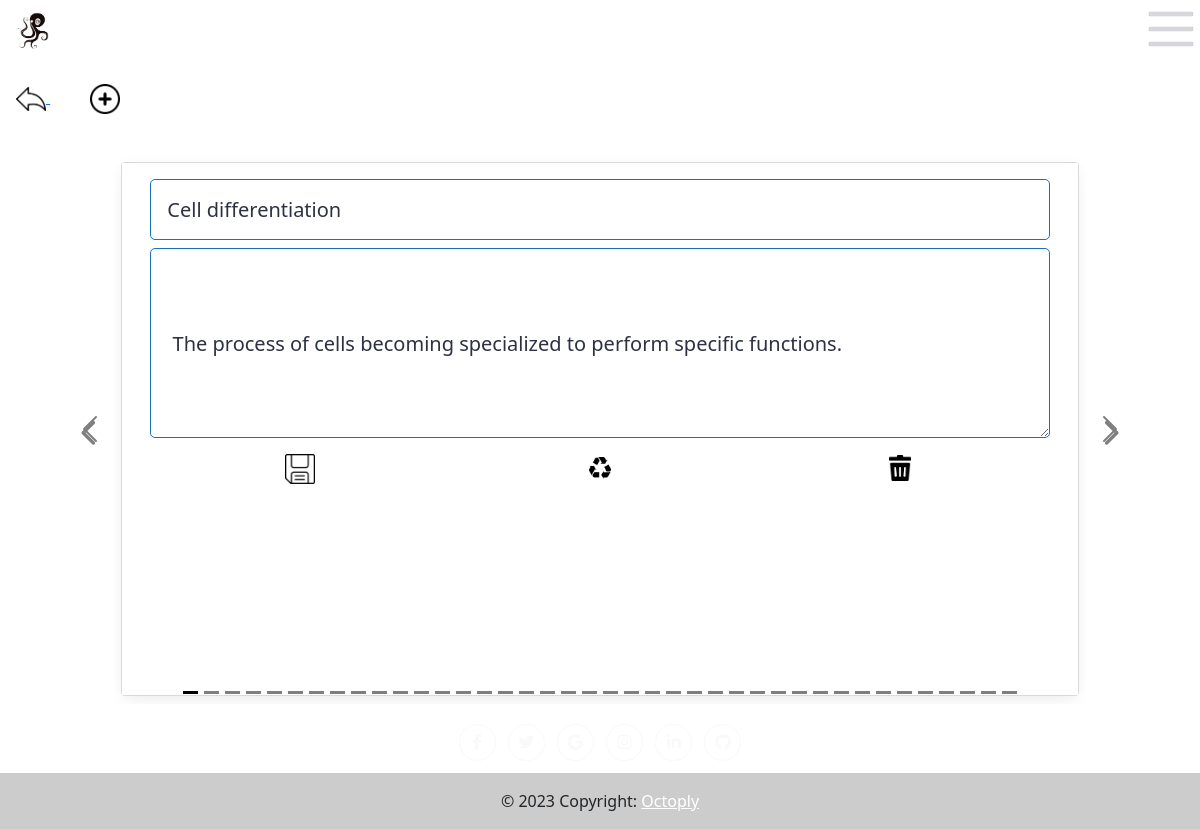
The page /carousel/1 (signed in) on the database its author committed.
### app.py (models this page shows, shortened)
class Card(db.Model):
    id = db.Column(db.Integer, primary_key=True)
    term = db.Column(db.String(50), nullable=False)
    content = db.Column(db.String(255), nullable=False)
    boc_2 = db.Column(db.String(255), nullable=True)
    boc_3 = db.Column(db.String(255), nullable=True)
    boc_4 = db.Column(db.String(255), nullable=True)
    img = db.Column(db.String(255), nullable=True)
    sound = db.Column(db.String(255), nullable=True)
    boc_id = db.Column(db.Float(10), nullable=True)
    box_id = db.Column(db.Float(10), nullable=True, default=0)
    interval = db.Column(db.Integer, default=1)
    time_updated = db.Column(db.DateTime, default=datetime.utcnow)
    times_asked = db.Column(db.Integer, default=0)
    times_correct = db.Column(db.Integer, default=0)
    times_correct_row = db.Column(db.Integer, default=0)
    create_method = db.Column(db.String(255), nullable=True)
    time_created = db.Column(db.DateTime, default=datetime.utcnow)
    category = db.Column(db.String(255), nullable=True)
    edited = db.Column(db.Integer, default=0)
    diff_lvl = db.Column(db.Float(100), default=1)

### app.py (the view, shortened to what this page needs)
@app.route("/carousel/<int:deck_id>", methods = ["GET", "POST"])
def carousel(deck_id):
    deck = Deck.query.filter_by(id=deck_id, user_id=current_user.id).first()
    cards = Card.query.filter(Card.decks.any(id=deck_id)).order_by(Card.id.desc()).all()
    return render_template("carousel.html", title="Carousel", deck=deck, cards=cards)

### app.py (called while the page is built)
@login_manager.user_loader
def load_user(user_id):
    return User.query.get(int(user_id))

@app.after_request
def after_request(response):
    response.headers["Cache-Control"] = "no-cache, no-store, must-revalidate"
    response.headers["Expires"] = 0
    response.headers["Pragma"] = "no-cache"
    return response

### templates/carousel.html (shortened to what this page needs)
{% extends "layout.html" %} {% block title %} Study {% endblock %}  {% block main_0 %}
<a href="/viewdecks" class="m-3">
    <img src="\static\reply-arrow-outline-icon.png" alt="Return to decks" style="max-width:30px;max-height:30px;"
        title="Return to decks">
</a>
    <img src="\static\mathematics-sign-plus-outline-icon.png" class = "m-4" data-bs-toggle="modal" data-bs-target="#exampleModalLong" alt="Add new card" style="max-width:30px;max-height:30px;"
        title="Add cards">
<div id="carouselExampleDark" class="carousel carousel-dark slide" data-bs-ride="carousel" data-bs-interval="false">
    <div class="carousel-indicators">
        {% for card in cards %}
        {% if loop.index0 == 0 %}
        <button type="button" data-bs-target="#carouselExampleDark" data-bs-slide-to="{{loop.index0}}" class="active"
            aria-current="true" aria-label="Card {{loop.index0}}"></button>
        {% else %}
        <button type="button" data-bs-target="#carouselExampleDark" data-bs-slide-to="{{loop.index0}}"
            aria-label="Card {{loop.index0}}"></button>
        {% endif %}
        {% endfor %}
    </div>
    <div class="col-1">
        <button class="carousel-control-prev" type="button" data-bs-target="#carouselExampleDark" data-bs-slide="prev">
            <span class="carousel-control-prev-icon" aria-hidden="true"></span>
        </button>
    </div>
    <div class="col-10 ">
        <div class="carousel-inner">
            {% for card in cards %}
            {% if loop.index0 == 0 %}
            <div class="carousel-item active">
                <div class="card m-2 bg-light" style="min-height:500px">
                    <div class="card-body d-flex flex-column" style="min-height:500px">
                            <form action="" method="post">
                           <div class="container flex-grow-1 align-items-end" style="min-height:500px">
                                <div class="row">
                                    <input name="term"
                                        class=" card-title box_study input_0 form-control form-control-lg" type="text"
                                        id="card.id" placeholder="{{ card.term }}" value="{{ card.term }}" />
                                </div>
                                <div class="row">
                                    <textarea name="content"
                                        class="form-control card-text box_study input_0 form-control form-control-lg"
                                        type="text" id="card.id" rows="4"
                                        placeholder="{{ card.content }}"> {{ card.content }}</textarea>
                                </div>
                                <div class="row mt-3 align-item-end align-bottom">
                                    <div class=" text-center col-4 align-items-center justify-content-center">
                                        <input type="image" src="\static\save-outline-icon.png"
                                            style="max-width:30px;max-height:30px;" name="edit-card" value="Save" />
                                    </div>
                                    <div class=" col-4 text-center align-items-center justify-content-center">
                                        <a href="/regen_def/{{deck.id}}/{{card.id}}">
                                            <img src="\static\recycle-sign-icon.png" alt="Regenerate"
                                                style="max-width:30px;max-height:30px;" class="px-1" title="Regenerate">
                                        </a>
                                    </div>
                                    <div class=" col-4 text-center align-items-center justify-content-center">
                                        <a href="/deletecard/{{deck.id}}/{{card.id}}"
                                            onclick="if (confirm('Are you sure you want to delete this card?')) { window.location.href = '/deletecard/{{deck.id}}/{{card.id}}'; }">
                                            <img src="\static\delete-icon.png" alt="Delete"
                                                style="max-width:30px;max-height:30px;" class="px-1" title="Delete">
                                        </a>
                                    </div>
                                </div>
                        </div>
                    </div>
                </div>
            </div>
            {% endif %}
            {% endfor %}
        </div>
    </div>
    <div class="col-1">
        <button class="carousel-control-next" type="button" data-bs-target="#carouselExampleDark" data-bs-slide="next">
            <span class="carousel-control-next-icon" aria-hidden="true"></span>
        </button>
    </div>
</div>
{% endblock %}

### static/style.css (style rules this page uses)
body { background-color: white !important; background-size: cover; }
.row { --mdb-gutter-x: 0.5rem !important; }
.input_0 { background-color: white !important; color: black; }
.card { background-color: white !important; }
.card-body { background-color: white !important; }
.card-title { background-color: white !important; }
.card-text { background-color: white !important; }
.box_study { border: 10px solid !important; align-content: center !important; background-color: white !important; border-width: 1px !important; border-radius: 5px !important; border-color: #1D71BA !important; align-self: center !important; color: #2D3142 !important; }
body { display: flex; min-height: 100vh; flex-direction: column; }
.slide { max-height: 100vh; width: 100vw; display: flex; align-items: center; flex-direction: row; justify-content: center; padding: 1rem; }

### rows shown on the page
Card: term "Cell differentiation", content "The process of cells becoming specialized to perform specific functions."
